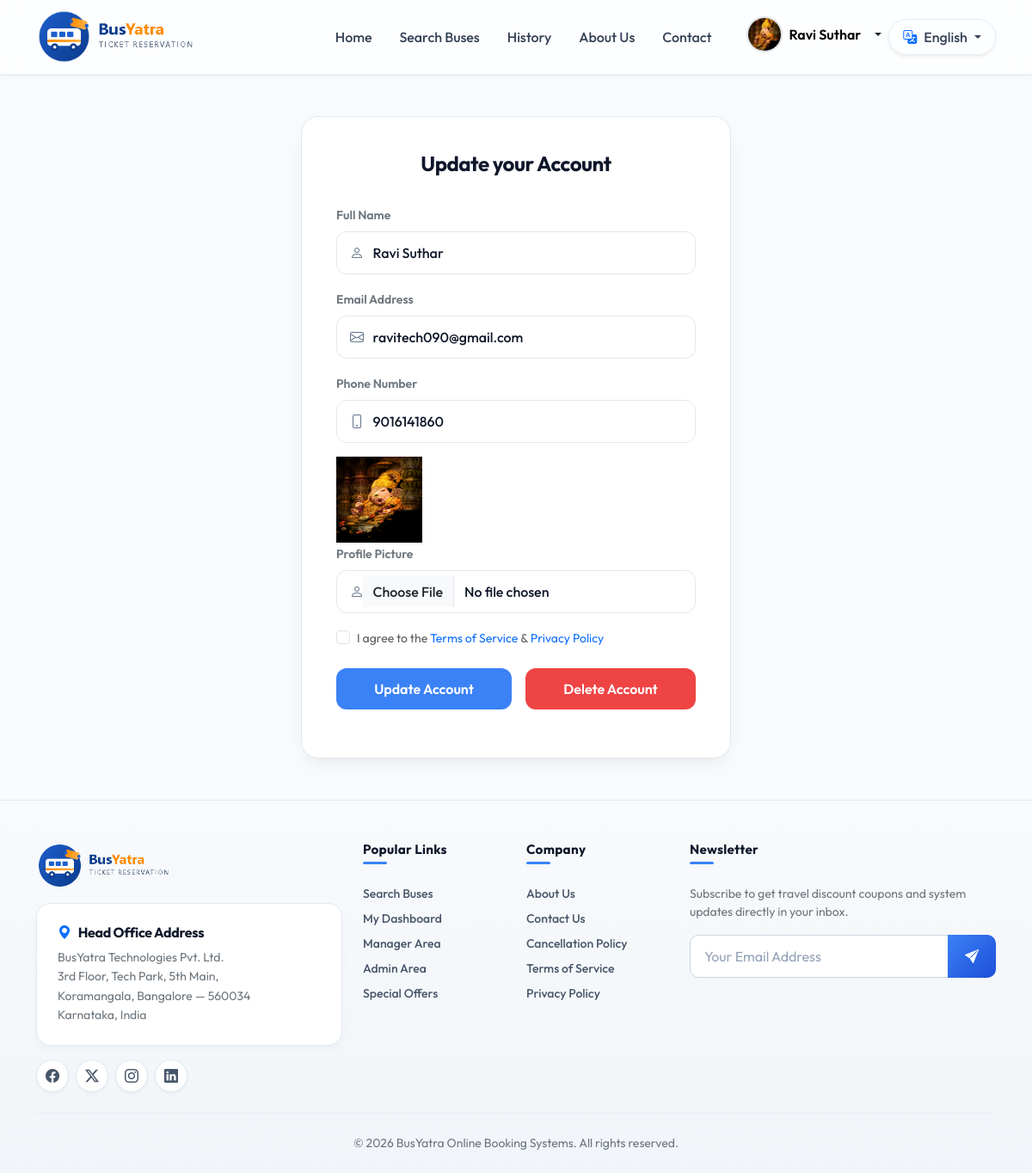
Screenshot of /account/ (signed in) with the database file from the repository.
### Bus/models.py (models this page shows, shortened)
class User(models.Model):
    name = models.CharField(max_length=100)
    email = models.EmailField(unique=True)
    phone = models.CharField(max_length=15, unique=True)
    password = models.CharField(max_length=100)
    profile =models.ImageField(default='', upload_to='profile/')
    usertype = models.CharField(max_length=20, default="customer")

### Bus/views.py (the view, shortened to what this page needs)
# urls.py: path('account/', views.account, name='account'),
def account(request):
    email = request.session.get('email')
    if not email:
        return redirect('login')
    try:
        user = User.objects.get(email=email)
    except User.DoesNotExist:
        return redirect('login')
    return render(request, 'account.html', {'user': user})

### Bus/context_processors.py (called while the page is built)
def login_user(request):
    email = request.session.get('email')
    if email:
        try:
            user = User.objects.get(email=email)
            return {'login_user': user}
        except User.DoesNotExist:
            pass
    return {'login_user': None}

### Bus/templates/account.html (shortened to what this page needs)
{% extends 'base.html' %}
{% load static %}
{% block content %}
<main class="flex-grow-1 d-flex align-items-center justify-content-center py-5">
    <div class="auth-card" style="max-width: 500px;">
        <div class="auth-header text-center">
            <h4 class="text-navy-dark mb-1">Update your Account</h4>
        </div>
        <form method="POST" action="{% url 'account' %}" id="account" enctype="multipart/form-data">
            <div class="mb-3">
                <label for="fullName" class="form-label fw-semibold text-secondary small">Full Name</label>
                <div class="input-group-custom">
                    <input type="text" class="form-control" id="fullName" name="name" value="{{ user.name }}" required>
                </div>
            </div>
            <div class="mb-3">
                <label for="email" class="form-label fw-semibold text-secondary small">Email Address</label>
                <div class="input-group-custom">
                    <input type="email" class="form-control" id="email" name="email" value="{{ user.email }}" readonly
                        required>
                </div>
            </div>
            <div class="mb-3">
                <label for="phoneNumber" class="form-label fw-semibold text-secondary small">Phone Number</label>
                <div class="input-group-custom">
                    <input type="tel" class="form-control" id="phoneNumber" name="mobile" value="{{ user.phone }}"
                        required>
                </div>
            </div>
            <img src="{{ user.profile.url }}" style="height: 100px; width: 100px;">
            <div class="mb-3">
                <label for="profile" class="form-label fw-semibold text-secondary small">Profile Picture</label>
                <div class="input-group-custom">
                    <input type="file" class="form-control" id="profile" name="profile">
                </div>
            </div>
            <div class="mb-4">
                <div class="form-check">
                    <input type="checkbox" class="form-check-input" id="termsCheck" required>
                    <label class="form-check-label text-muted small" for="termsCheck">
                        I agree to the <a href="#" class="text-primary text-decoration-none">Terms of Service</a> & <a
                            href="#" class="text-primary text-decoration-none">Privacy Policy</a>
                    </label>
                </div>
            </div>
            <div class="d-flex gap-3 mb-3">
                <button type="submit" class="btn btn-primary-custom flex-grow-1 py-2.5 fs-6" id="signUpBtn">
                    <span id="btnText">Update Account</span>
                </button>
                <a href="{% url 'delete_account' %}" class="btn btn-danger btn-danger-custom flex-grow-1 py-2.5 fs-6 d-flex align-items-center justify-content-center text-white" onclick="return confirm('Are you sure you want to delete your account? This action cannot be undone.');">
                    Delete Account
                </a>
            </div>
        </form>
    </div>
</main>
{% endblock %}

### Bus/templates/base.html (shortened to what this page needs)
{% load static %}
<!DOCTYPE html>
<html lang="en">
<head>
    <link href="https://cdn.jsdelivr.net/npm/bootstrap@5.3.2/dist/css/bootstrap.min.css" rel="stylesheet">
    <link href="https://cdn.jsdelivr.net/npm/bootstrap-icons@1.11.2/font/bootstrap-icons.min.css" rel="stylesheet">
    <link rel="stylesheet" href="{% static 'assets/css/style.css' %}?v=1.2">
    <link rel="stylesheet" href="https://cdn.jsdelivr.net/npm/swiper@11/swiper-bundle.min.css" />
</head>
<body>
    <nav class="navbar navbar-expand-lg navbar-custom sticky-top">
        <div class="container">
            <a class="navbar-brand d-flex align-items-center" href="{% url 'index' %}">
                <img src="{% static 'assets/images/logo.png' %}" alt="BusYatra Logo" height="65">
            </a>
            <div class="collapse navbar-collapse" id="navbarNav">
                <ul class="navbar-nav ms-auto align-items-center">
                    <li class="nav-item">
                        <a class="nav-link" href="{% url 'index' %}">Home</a>
                    </li>
                    <li class="nav-item">
                        <a class="nav-link" href="{% url 'bus_list' %}">Search Buses</a>
                    </li>
                    <li class="nav-item">
                        <a class="nav-link" href="{% url 'my_orders' %}">History</a>
                    </li>
                    <li class="nav-item">
                        <a class="nav-link" href="{% url 'about' %}">About Us</a>
                    </li>
                    <li class="nav-item">
                        <a class="nav-link" href="{% url 'contact' %}">Contact</a>
                    </li>
                    <li class="nav-item ms-lg-3 mt-2 mt-lg-0 d-flex align-items-center gap-2" id="navUserArea">
                        {% if request.session.email %}
                        <div class="dropdown profile-dropdown">
                            {% if login_user and login_user.profile and login_user.profile.name %}
                            <a href="#"
                                class="dropdown-toggle ms-2 d-inline-flex align-items-center gap-2 text-dark text-decoration-none"
                                role="button" data-bs-toggle="dropdown" data-bs-offset="0,8" aria-expanded="false"
                                title="{{ login_user.name|default:request.session.name }}">
                                <img src="{{ login_user.profile.url }}" width="42" height="42"
                                    class="rounded-circle border border-2 object-fit-cover">
                                <span class="fw-semibold text-black notranslate" style="color: #000 !important;">{{ login_user.name|default:request.session.name }}</span>
                            </a>
                            {% endif %}
                        </div>
                        {% else %}
                        <a href="{% url 'login' %}" class="btn btn-outline-nav btn-sm">
                            <i class="bi bi-box-arrow-in-right me-1"></i>Login
                        </a>
                        {% endif %}
                    </li>
                    <li class="nav-item dropdown ms-lg-2 mt-2 mt-lg-0">
                        <a class="nav-link dropdown-toggle d-inline-flex align-items-center gap-1 bg-white border border-light-subtle rounded-pill px-3 py-1 shadow-sm text-dark fw-medium"
                            href="#" role="button" id="languageDropdown" data-bs-toggle="dropdown"
                            aria-expanded="false">
                            <i class="bi bi-translate text-primary me-1 fs-6"></i>
                            <span id="selectedLanguageText">English</span>
                        </a>
                    </li>
                </ul>
            </div>
        </div>
    </nav>
    {% block content %}
    {% endblock %}
    <footer class="footer-custom pt-5 pb-4">
        <div class="container">
            <div class="row gy-4">
                <div class="col-md-4">
                    <a class="d-inline-block mb-3" href="{% url 'index' %}">
                        <img src="{% static 'assets/images/logo.png' %}" alt="BusYatra Logo" height="55">
                    </a>
                    <div class="footer-card p-4 mb-3">
                        <h6 class="fw-bold text-navy-dark mb-2 d-flex align-items-center">
                            <i class="bi bi-geo-alt-fill me-2 text-primary"></i>Head Office Address
                        </h6>
                        <p class="small mb-0 text-secondary" style="line-height: 1.6;">
                            BusYatra Technologies Pvt. Ltd.<br>
                            3rd Floor, Tech Park, 5th Main,<br>
                            Koramangala, Bangalore — 560034<br>
                            Karnataka, India
                        </p>
                    </div>
                    <div class="d-flex gap-2">
                        <a href="#" class="footer-social-icon" aria-label="Facebook"><i class="bi bi-facebook"></i></a>
                        <a href="#" class="footer-social-icon" aria-label="Twitter"><i class="bi bi-twitter-x"></i></a>
                        <a href="#" class="footer-social-icon" aria-label="Instagram"><i
                                class="bi bi-instagram"></i></a>
                        <a href="#" class="footer-social-icon" aria-label="LinkedIn"><i class="bi bi-linkedin"></i></a>
                    </div>
                </div>
                <div class="col-md-2 col-6">
                    <h6 class="footer-heading mb-4">Popular Links</h6>
                    <ul class="list-unstyled small mb-0">
                        <li class="mb-2"><a href="{% url 'bus_list' %}" class="text-decoration-none">Search Buses</a>
                        </li>
                        <li class="mb-2"><a href="{% url 'user_dashboard' %}" class="text-decoration-none">My
                                Dashboard</a></li>
                        <li class="mb-2"><a href="{% url 'manager_dashboard' %}" class="text-decoration-none">Manager
                                Area</a></li>
                        <li class="mb-2"><a href="{% url 'admin_dashboard' %}" class="text-decoration-none">Admin
                                Area</a></li>
                        <li class="mb-2"><a href="#" class="text-decoration-none">Special Offers</a></li>
                    </ul>
                </div>
                <div class="col-md-2 col-6">
                    <h6 class="footer-heading mb-4">Company</h6>
                    <ul class="list-unstyled small mb-0">
                        <li class="mb-2"><a href="{% url 'about' %}" class="text-decoration-none">About Us</a></li>
                        <li class="mb-2"><a href="{% url 'contact' %}" class="text-decoration-none">Contact Us</a></li>
                        <li class="mb-2"><a href="#" class="text-decoration-none">Cancellation Policy</a></li>
                        <li class="mb-2"><a href="#" class="text-decoration-none">Terms of Service</a></li>
                        <li class="mb-2"><a href="#" class="text-decoration-none">Privacy Policy</a></li>
                    </ul>
                </div>
                <div class="col-md-4">
                    <h6 class="footer-heading mb-4">Newsletter</h6>
                    <p class="small mb-3 text-secondary">Subscribe to get travel discount coupons and system updates
                        directly in your inbox.</p>
                    <div class="input-group">
                        <input type="email" class="form-control" placeholder="Your Email Address"
                            aria-label="Your Email Address">
                        <button class="btn btn-subscribe" type="button" aria-label="Subscribe">
                            <i class="bi bi-send-fill"></i>
                        </button>
                    </div>
                </div>
            </div>
            <hr class="my-4">
            <div class="row align-items-center">
                <div class="col-md-12 text-center small text-secondary">
                    &copy; 2026 BusYatra Online Booking Systems. All rights reserved.
                </div>
            </div>
        </div>
    </footer>
</body>
</html>

### rows the page displays
User: profile (picture), name "Ravi Suthar", email "ravitech090@gmail.com", mobile "9016141860"
